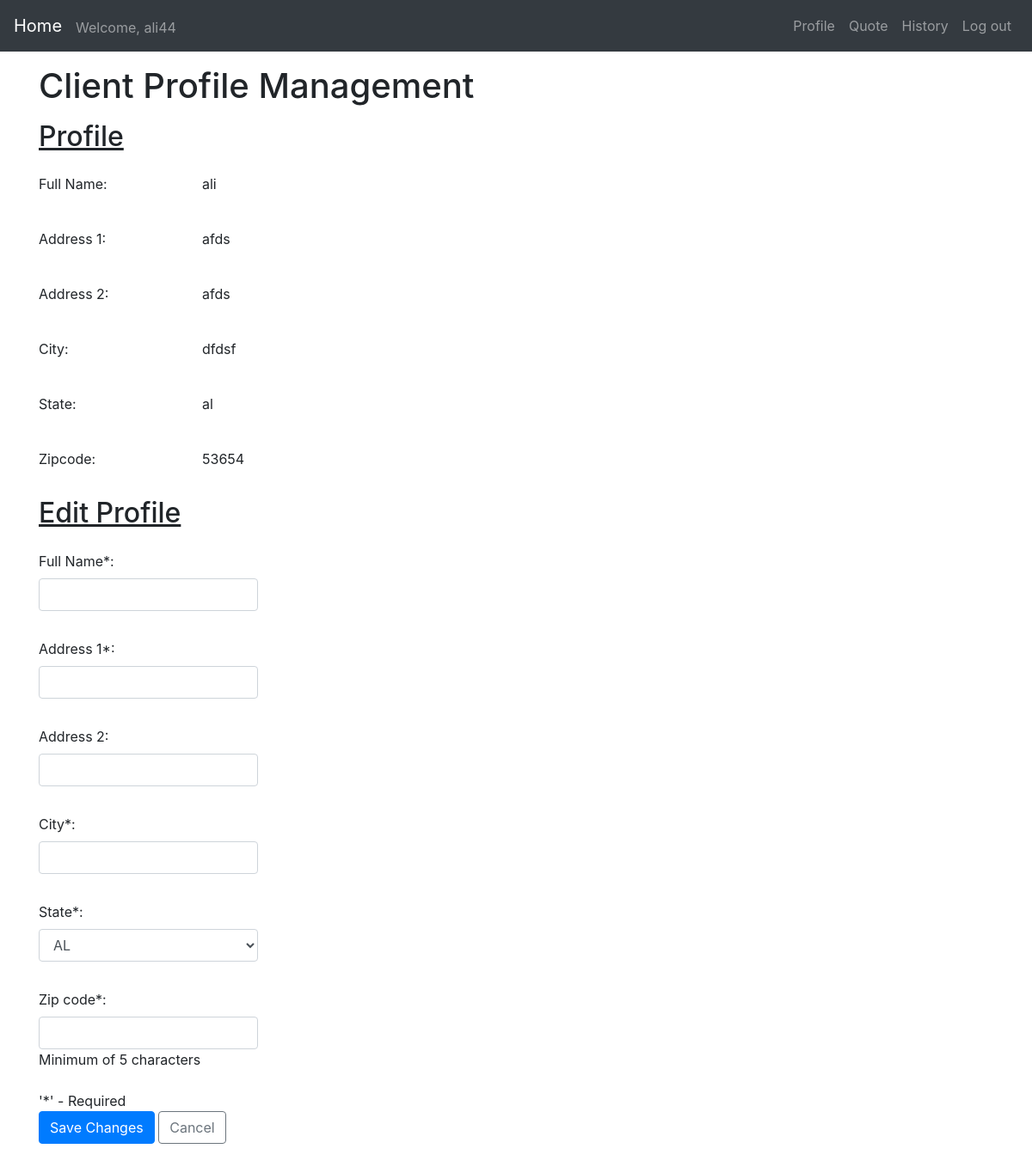
The app's page /profile (signed in) with its own data.
### fuel_app/models.py (models this page shows)
class Client(models.Model):
    user = models.ForeignKey(settings.AUTH_USER_MODEL, on_delete=models.CASCADE)
    name = models.CharField(max_length=50)
    address = models.CharField(max_length=100)
    city = models.CharField(max_length=100)
    state = models.CharField(max_length=2)
    zipcode = models.IntegerField(max_length=9)

### fuel_app/views.py (the view)
# urls.py: path('profile', views.profile, name='profile')
@login_required
def profile(request):
    current_client = Client.objects.filter(user=request.user).first()
    if request.method == 'POST' and request.user.is_authenticated:
        form = ProfileForm(request.POST)
        if form.is_valid():
            c_name = form.cleaned_data.get('name')
            c_address = form.cleaned_data.get('address_1')
            c_city = form.cleaned_data.get('city')
            c_state = form.cleaned_data.get('state')
            c_zipcode = form.cleaned_data.get('zipcode')
            obj, created = Client.objects.update_or_create(user=request.user,
                defaults={'name': c_name, 'address': c_address, 'city': c_city,
                'state': c_state, 'zipcode': c_zipcode})
            return HttpResponseRedirect('/profile')
        else:
            form = ProfileForm()
    else:
        form = ProfileForm()
    return render(request, 'profile.html', {'form': form, 'current_profile': current_client})

### fuel_app/templates/profile.html (shortened to what this page needs)
{% extends "base.html" %}
{% block content %}
    <div class="container pt-3 pb-5">
        <h1 class="mb-3">Client Profile Management</h1>
        <h2 class="mb-3"><u>Profile</u></h2>
        <div class="form-group row py-2">
          <div class="col-2">
            <label for="full-name">Full Name:</label>
          </div>
          <div class="col-2">
            <label for="full-name">{{ current_profile.name | default_if_none:"TBD" }}</label>
          </div>
        </div>
	      <div class="form-group row py-2">
          <div class="col-2">
            <label for="address-1">Address 1:</label>
          </div>
          <div class="col-2">
            <label for="address-1">{{ current_profile.address | default_if_none:"TBD"}}</label>
          </div>
        </div>
        <div class="form-group row py-2">
          <div class="col-2">
            <label for="address-2">Address 2:</label>
          </div>
          <div class="col-2">
            <label for="address-2">{{ current_profile.address | default_if_none:"TBD"}}</label>
          </div>
        </div>
	      <div class="form-group row py-2">
          <div class="col-2">
            <label for="city">City:</label>
          </div>
          <div class="col-2">
            <label for="city">{{ current_profile.city | default_if_none:"TBD" }} </label>
          </div>
        </div>
        <div class="form-group row py-2">
          <div class="col-2">
            <label for="state">State:</label>
          </div>
          <div class="col-2">
            <label for="state">{{ current_profile.state | default_if_none:"TBD" }}</label>
          </div>
        </div>
        <div class="form-group row py-2">
          <div class="col-2">
            <label for="zipcode">Zipcode:</label>
          </div>
          <div class="col-2">
            <label for="zipcode">{{ current_profile.zipcode | default_if_none:"TBD"}} </label>
          </div>
      </div>
      <h2 class="mb-3"><u>Edit Profile</u></h2>
      <form action="profile" method="post" class="mt-3" id="profile-form">
        <div class="form-group row py-2">
          <div class="col-3">
            {{ form.name.label_tag }}
            {{ form.name }}
          </div>
        </div>
        <div class="form-group row py-2">
          <div class="col-3">
            {{ form.address_1.label_tag }}
            {{ form.address_1 }}
          </div>
        </div>
        <div class="form-group row py-2">
          <div class="col-3">
            {{ form.address_2.label_tag }}
            {{ form.address_2 }}
          </div>
        </div>
        <div class="form-group row py-2">
          <div class="col-3">
            {{ form.city.label_tag }}
            {{ form.city }}
          </div>
        </div>
        <div class="form-group row py-2">
          <div class="col-3">
            {{ form.state.label_tag }}
            {{ form.state }}
          </div>
        </div>
        <div class="form-group row py-2">
          <div class="col-3">
            {{ form.zipcode.label_tag }}
            {{ form.zipcode }}
            <div class="comment">Minimum of 5 characters</div>
          </div>
        </div>
        <div class="comment">'*' - Required</div>
          <button type="submit" class="btn btn-primary">Save Changes</button>
          <button type="cancel" class="btn btn-outline-secondary">Cancel</button>
        </div>
{% endblock %}

### fuel_app/templates/base.html (shortened to what this page needs)
<!doctype html>
<html lang="en">
  <head>
    <link rel="stylesheet" href="https://stackpath.bootstrapcdn.com/bootstrap/4.1.3/css/bootstrap.min.css">
    {% load static %}
    <link rel="stylesheet" type="text/css" href="{% static 'styles.css'%}">
  </head>
  <body>
    <nav class="navbar navbar-expand-sm navbar-dark bg-dark">
      <a class="navbar-brand" href="/">Home</a>
      {% if user.is_authenticated %}
        <div class="collapse navbar-collapse" id="navbar-menu">
          <span class="navbar-text mt-1">
            Welcome, {{ user.get_username }}
          </span>
          <ul class="navbar-nav ml-auto">
            <li class="nav-item">
              <a class="nav-link" href="/profile">Profile</a>
            </li>
            <li class="nav-item">
              <a class="nav-link" href="/quote">Quote</a>
            </li>
            <li class="nav-item">
              <a class="nav-link" href="/history">History</a>
            </li>
            <li class="nav-item">
              <a class="nav-link" href="/logout">Log out</a>
            </li>
          </ul>
        </div>
      {% endif %}
    </nav>
    <div id="content">
      {% block content %}{% endblock %}
    </div>
  </body>
</html>

### records on screen
Client: name "ali", address "afds", city "dfdsf", state "al", zipcode "53654"

### other values on screen
{{ user.get_username }} "ali44"
